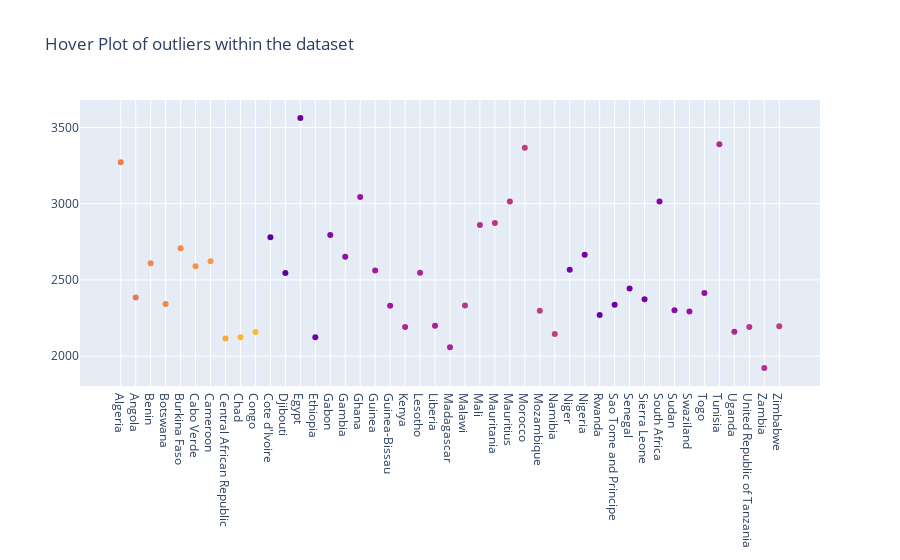

The code cell stored with this chart in its notebook:
### Code cell
data5 = supply_2012
fig = go.Figure(data=go.Scatter(y=data5["Value"],x=data5["Country"],
                               mode="markers",
                               marker_color=data["Value"],
                               text=data["Country"]))
fig.update_layout(title="Hover Plot of outliers within the dataset  ")
fig.show()

### Figure 1 — Plotly figure (JSON) as saved in the notebook; plotly's stock layout.template omitted (floating-point values rounded to 4 significant figures; data arrays with more than 128 entries replaced by an {"elided": "..."} marker saying what was removed)
{"data": [{"marker": {"color": {"elided": "450 int values"}}, "mode": "markers", "text": {"elided": "450 str values"}, "type": "scatter", "x": ["Algeria", "Angola", "Benin", "Botswana", "Burkina Faso", "Cabo Verde", "Cameroon", "Central African Republic", "Chad", "Congo", "Cote d'Ivoire", "Djibouti", "Egypt", "Ethiopia", "Gabon", "Gambia", "Ghana", "Guinea", "Guinea-Bissau", "Kenya", "Lesotho", "Liberia", "Madagascar", "Malawi", "Mali", "Mauritania", "Mauritius", "Morocco", "Mozambique", "Namibia", "Niger", "Nigeria", "Rwanda", "Sao Tome and Principe", "Senegal", "Sierra Leone", "South Africa", "Sudan", "Swaziland", "Togo", "Tunisia", "Uganda", "United Republic of Tanzania", "Zambia", "Zimbabwe"], "y": [3272, 2384, 2610, 2342, 2707, 2590, 2622, 2116, 2124, 2158, 2780, 2545, 3561, 2124, 2795, 2652, 3043, 2561, 2331, 2192, 2547, 2200, 2058, 2333, 2860, 2873, 3014, 3366, 2298, 2145, 2567, 2665, 2270, 2338, 2443, 2374, 3014, 2301, 2293, 2414, 3390, 2160, 2192, 1923, 2197]}], "layout": {"title": {"text": "Hover Plot of outliers within the dataset  "}}}
